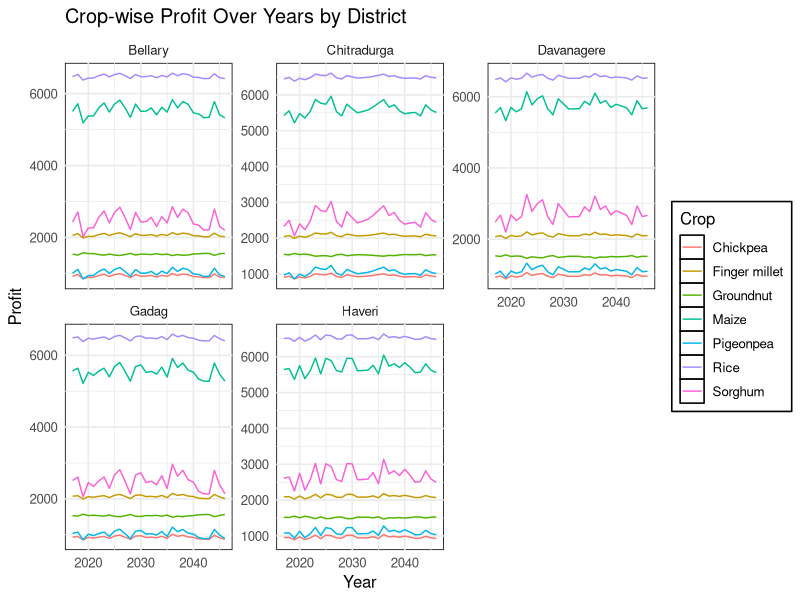

Write the R code that produced this figure.
library(dplyr)
library(ggplot2)

profit <- read.csv("crop_profitability.csv")


# Filter out 'Arecanut' and arrange the data
profit_long <- profit %>%
  filter(Crop != "Arecanut") %>%
  # filter(Crop != "Groundnut") %>%
  # filter(Crop != "Chickpea") %>%
  group_by(District, Crop, Year) %>%
  summarise(Profit = mean(Predicted_Yield, na.rm = TRUE), .groups = 'drop')

# Plotting
ggplot(profit_long, aes(x = Year, y = Profit, color = Crop, group = Crop)) +
  geom_line(size = 0.5) +
  facet_wrap(~ District, scales = "free_y") +
  theme_minimal(base_size = 12) +
  theme(
    panel.background = element_rect(fill = "white"),
    legend.background = element_rect(fill = "white"),
    legend.key = element_rect(fill = "white")
  ) +
  labs(
    title = "Crop-wise Profit Over Years by District",
    x = "Year",
    y = "Profit",
    color = "Crop"
  )
